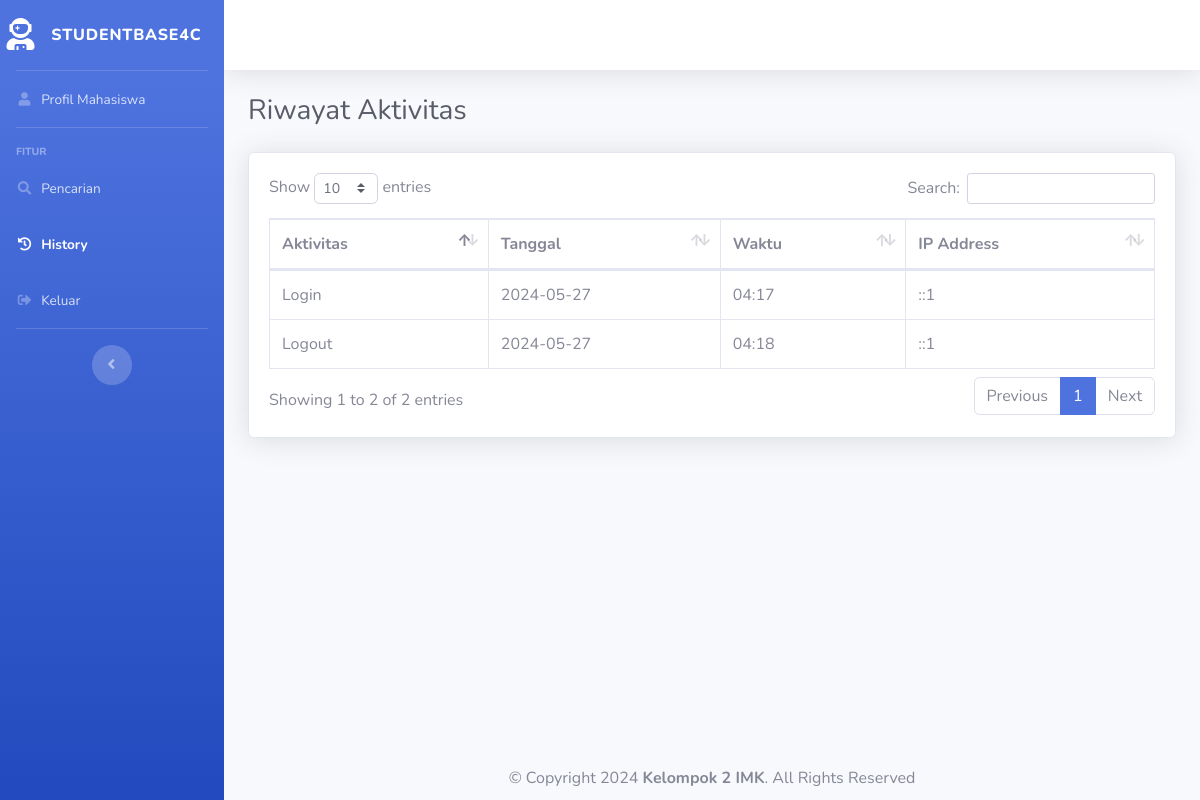
Page /mahasiswa/riwayat-aktivitas.php (signed in) on the committed database.
### tables this page shows
CREATE TABLE `log_aktivitas` (
  `id_log_aktivitas` int(11) NOT NULL,
  `id_mahasiswa` int(11) DEFAULT NULL,
  `id_admin` int(11) DEFAULT NULL,
  `aktivitas` text NOT NULL,
  `waktu` timestamp NOT NULL DEFAULT current_timestamp(),
  `tanggal` date NOT NULL,
  `ip` varchar(255) NOT NULL
);

### mahasiswa/riwayat-aktivitas.php (the view, shortened to what this page needs)
<?php
require '../koneksi.php';
$id_mahasiswa = $_SESSION['id_mahasiswa'];
$query = "SELECT aktivitas, DATE_FORMAT(waktu, '%H:%i') AS waktu, tanggal, ip FROM log_aktivitas WHERE id_mahasiswa = '$id_mahasiswa'";
$result = mysqli_query($con, $query);
?>
<!DOCTYPE html>
<html lang="en">
<head>
    <link href="vendor/fontawesome-free/css/all.min.css" rel="stylesheet" type="text/css">
    <link href="css/sb-admin-2.min.css" rel="stylesheet">
    <link href="vendor/datatables/dataTables.bootstrap4.min.css" rel="stylesheet">
</head>
<body id="page-top">
    <div id="wrapper">
        <ul class="navbar-nav bg-gradient-primary sidebar sidebar-dark accordion" id="accordionSidebar">
            <a class="sidebar-brand d-flex align-items-center justify-content-center" href="index.php">
                <div class="sidebar-brand-icon">
                <i class="fas fa-user-astronaut"></i>
                </div>
                <div class="sidebar-brand-text mx-3">StudentBase4C</div>
            </a>
            <hr class="sidebar-divider my-0">
            <li class="nav-item">
                <a class="nav-link" href="index.php">
                    <i class="fas fa-fw fa-user"></i>
                    <span>Profil Mahasiswa</span></a>
            </li>
            <hr class="sidebar-divider">
            <div class="sidebar-heading">
                Fitur
            </div>
            <li class="nav-item">
                <a class="nav-link" href="pencarian.php">
                    <i class="fas fa-fw fa-search"></i>
                    <span>Pencarian</span></a>
            </li>
            <li class="nav-item active">
                <a class="nav-link" href="riwayat-aktivitas.php">
                    <i class="fas fa-fw fa-history"></i>
                    <span>History</span></a>
            </li>
            <li class="nav-item">
                <a class="nav-link" href="../keluar.php">
                    <i class="fas fa-fw fa-sign-out-alt"></i>
                    <span>Keluar</span></a>
            </li>
            <hr class="sidebar-divider d-none d-md-block">
            <div class="text-center d-none d-md-inline">
                <button class="rounded-circle border-0" id="sidebarToggle"></button>
            </div>
        </ul>
        <div id="content-wrapper" class="d-flex flex-column">
            <div id="content">
                <nav class="navbar navbar-expand navbar-light bg-white topbar mb-4 static-top shadow">
                </nav>
                <div class="container-fluid">
                    <h1 class="h3 mb-4 text-gray-800">Riwayat Aktivitas</h1>
                    <div class="card shadow mb-4">
                        <div class="card-body">
                            <div class="table-responsive">
                                <table class="table table-bordered" id="dataTable" width="100%" cellspacing="0">
                                    <thead>
                                        <tr>
                                            <th>Aktivitas</th>
                                            <th>Tanggal</th>
                                            <th>Waktu</th>
                                            <th>IP Address</th>
                                        </tr>
                                    </thead>
                                    <tbody>
                                    <?php
                                        if ($result && mysqli_num_rows($result) > 0) {
                                            while ($row = mysqli_fetch_assoc($result)) {
                                                echo "<tr>";
                                                echo "<td>" . $row['aktivitas'] . "</td>";
                                                echo "<td>" . $row['tanggal'] . "</td>";
                                                echo "<td>" . $row['waktu'] . "</td>";
                                                echo "<td>" . $row['ip'] . "</td>";
                                                echo "</tr>";
                                            }
                                        } else {
                                            echo "<tr><td colspan='4'>Tidak ada riwayat aktivitas</td></tr>";
                                        }
                                    ?>
                                    </tbody>
                                </table>
                            </div>
                        </div>
                    </div>
                </div>
            </div>
            <footer id="footer">
                <div class="container">
                    <div class="copyright text-center" style="padding: 10px;">
                        &copy; Copyright 2024 <strong><span>Kelompok 2 IMK</span></strong>. All Rights Reserved
                    </div>
                </div>
            </footer>
        </div>
    </div>
</body>
</html>

### rows in the picture
log_aktivitas: aktivitas "Login", tanggal "2024-05-27", waktu "04:17", ip "::1"
log_aktivitas: aktivitas "Logout", tanggal "2024-05-27", waktu "04:18", ip "::1"
